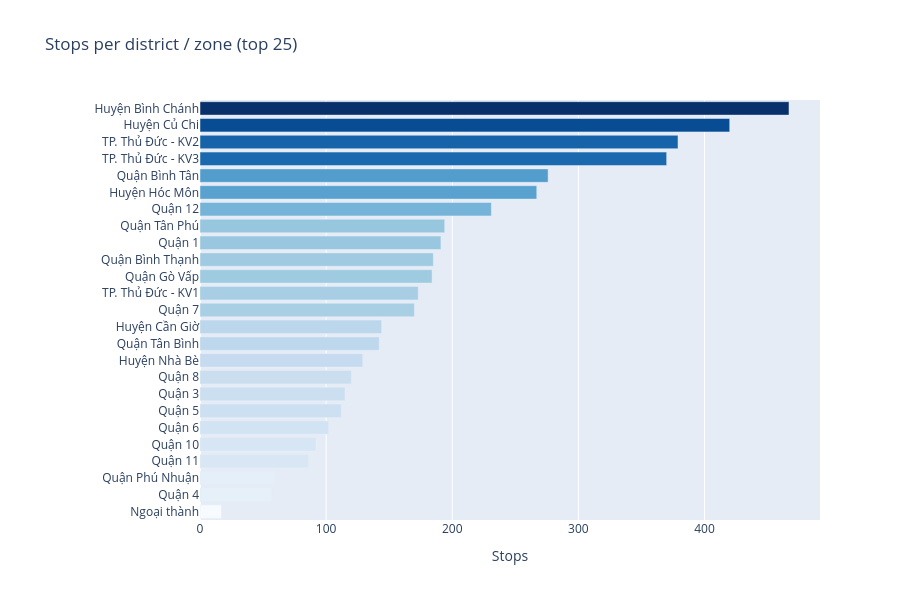

Notebook source saved alongside this figure:
### Markdown cell above
## 1. Stop master — types and zones

### Code cell
types = db.query('''
    SELECT type, COUNT(*) AS n
    FROM stops
    GROUP BY type ORDER BY n DESC
''').to_pandas()
print('Stop types:'); print(types)

zones = db.query('''
    SELECT zone, COUNT(*) AS n
    FROM stops
    WHERE zone IS NOT NULL
    GROUP BY zone ORDER BY n DESC
    LIMIT 25
''').to_pandas()
fig = px.bar(zones.sort_values('n'), x='n', y='zone', orientation='h',
    color='n', color_continuous_scale='Blues',
    title='Stops per district / zone (top 25)',
    labels={'n':'Stops','zone':''})
fig.update_layout(coloraxis_showscale=False, height=600, margin=dict(l=200))
fig.show()

### Figure 1 — Plotly figure (JSON) as saved in the notebook; plotly's stock layout.template omitted (floating-point values rounded to 4 significant figures)
{"data": [{"hovertemplate": "Stops=%{marker.color}<br>=%{y}<extra></extra>", "legendgroup": "", "marker": {"color": [17, 57, 59, 86, 92, 102, 112, 115, 120, 129, 142, 144, 170, 173, 184, 185, 191, 194, 231, 267, 276, 370, 379, 420, 467], "coloraxis": "coloraxis", "pattern": {"shape": ""}}, "name": "", "orientation": "h", "showlegend": false, "textposition": "auto", "type": "bar", "x": [17, 57, 59, 86, 92, 102, 112, 115, 120, 129, 142, 144, 170, 173, 184, 185, 191, 194, 231, 267, 276, 370, 379, 420, 467], "xaxis": "x", "y": ["Ngoại thành", "Quận 4", "Quận Phú Nhuận", "Quận 11", "Quận 10", "Quận 6", "Quận 5", "Quận 3", "Quận 8", "Huyện Nhà Bè", "Quận Tân Bình", "Huyện Cần Giờ", "Quận 7", "TP. Thủ Đức - KV1", "Quận Gò Vấp", "Quận Bình Thạnh", "Quận 1", "Quận Tân Phú", "Quận 12", "Huyện Hóc Môn", "Quận Bình Tân", "TP. Thủ Đức - KV3", "TP. Thủ Đức - KV2", "Huyện Củ Chi", "Huyện Bình Chánh"], "yaxis": "y"}], "layout": {"barmode": "relative", "coloraxis": {"colorbar": {"title": {"text": "Stops"}}, "colorscale": [[0.0, "rgb(247,251,255)"], [0.125, "rgb(222,235,247)"], [0.25, "rgb(198,219,239)"], [0.375, "rgb(158,202,225)"], [0.5, "rgb(107,174,214)"], [0.625, "rgb(66,146,198)"], [0.75, "rgb(33,113,181)"], [0.875, "rgb(8,81,156)"], [1.0, "rgb(8,48,107)"]], "showscale": false}, "height": 600, "legend": {"tracegroupgap": 0}, "margin": {"l": 200}, "title": {"text": "Stops per district / zone (top 25)"}, "xaxis": {"anchor": "y", "domain": [0.0, 1.0], "title": {"text": "Stops"}}, "yaxis": {"anchor": "x", "domain": [0.0, 1.0], "title": {"text": ""}}}}
